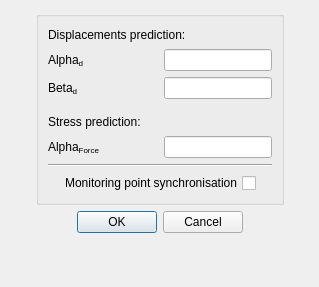
<ui version="4.0" >
 <class>FluidStructureInteractionAdvancedOptionsDialogForm</class>
 <widget class="QDialog" name="FluidStructureInteractionAdvancedOptionsDialogForm" >
  <property name="geometry" >
   <rect>
    <x>0</x>
    <y>0</y>
    <width>319</width>
    <height>287</height>
   </rect>
  </property>
  <property name="windowTitle" >
   <string>Dialog</string>
  </property>
  <layout class="QGridLayout" name="gridLayout_2" >
   <item row="0" column="0" >
    <spacer name="horizontalSpacer_8" >
     <property name="orientation" >
      <enum>Qt::Horizontal</enum>
     </property>
     <property name="sizeHint" stdset="0" >
      <size>
       <width>30</width>
       <height>17</height>
      </size>
     </property>
    </spacer>
   </item>
   <item row="0" column="1" >
    <layout class="QVBoxLayout" name="verticalLayout_2" >
     <item>
      <widget class="QGroupBox" name="groupBox" >
       <property name="title" >
        <string/>
       </property>
       <layout class="QVBoxLayout" name="verticalLayout_4" >
        <item>
         <layout class="QVBoxLayout" name="verticalLayout" >
          <item>
           <layout class="QGridLayout" name="gridLayout_3" >
            <item row="0" column="0" >
             <widget class="QLabel" name="label" >
              <property name="text" >
               <string>Displacements prediction:</string>
              </property>
             </widget>
            </item>
            <item row="0" column="1" >
             <spacer name="horizontalSpacer_4" >
              <property name="orientation" >
               <enum>Qt::Horizontal</enum>
              </property>
              <property name="sizeHint" stdset="0" >
               <size>
                <width>13</width>
                <height>17</height>
               </size>
              </property>
             </spacer>
            </item>
           </layout>
          </item>
          <item>
           <layout class="QGridLayout" name="gridLayout" >
            <item row="0" column="0" >
             <widget class="QLabel" name="label_4" >
              <property name="text" >
               <string>Alpha&lt;sub>d&lt;/sub></string>
              </property>
             </widget>
            </item>
            <item row="0" column="1" >
             <spacer name="horizontalSpacer" >
              <property name="orientation" >
               <enum>Qt::Horizontal</enum>
              </property>
              <property name="sizeHint" stdset="0" >
               <size>
                <width>17</width>
                <height>17</height>
               </size>
              </property>
             </spacer>
            </item>
            <item row="0" column="2" >
             <widget class="QLineEdit" name="lineEditDisplacementAlpha" >
              <property name="toolTip" >
               <string>Code_Saturne key word: AEXXST</string>
              </property>
             </widget>
            </item>
            <item row="1" column="0" >
             <widget class="QLabel" name="label_5" >
              <property name="text" >
               <string>Beta&lt;sub>d&lt;/sub></string>
              </property>
             </widget>
            </item>
            <item row="1" column="1" >
             <spacer name="horizontalSpacer_2" >
              <property name="orientation" >
               <enum>Qt::Horizontal</enum>
              </property>
              <property name="sizeHint" stdset="0" >
               <size>
                <width>17</width>
                <height>17</height>
               </size>
              </property>
             </spacer>
            </item>
            <item row="1" column="2" >
             <widget class="QLineEdit" name="lineEditDisplacementBeta" >
              <property name="toolTip" >
               <string>Code_Saturne key word: BEXXST</string>
              </property>
             </widget>
            </item>
           </layout>
          </item>
         </layout>
        </item>
        <item>
         <spacer name="verticalSpacer" >
          <property name="orientation" >
           <enum>Qt::Vertical</enum>
          </property>
          <property name="sizeHint" stdset="0" >
           <size>
            <width>13</width>
            <height>8</height>
           </size>
          </property>
         </spacer>
        </item>
        <item>
         <layout class="QVBoxLayout" name="verticalLayout_3" >
          <item>
           <layout class="QHBoxLayout" name="horizontalLayout_3" >
            <item>
             <widget class="QLabel" name="label_2" >
              <property name="text" >
               <string>Stress prediction:</string>
              </property>
             </widget>
            </item>
            <item>
             <spacer name="horizontalSpacer_5" >
              <property name="orientation" >
               <enum>Qt::Horizontal</enum>
              </property>
              <property name="sizeHint" stdset="0" >
               <size>
                <width>13</width>
                <height>17</height>
               </size>
              </property>
             </spacer>
            </item>
           </layout>
          </item>
          <item>
           <layout class="QHBoxLayout" name="horizontalLayout_2" >
            <item>
             <widget class="QLabel" name="label_3" >
              <property name="text" >
               <string>Alpha&lt;sub>Force&lt;/sub></string>
              </property>
             </widget>
            </item>
            <item>
             <spacer name="horizontalSpacer_3" >
              <property name="orientation" >
               <enum>Qt::Horizontal</enum>
              </property>
              <property name="sizeHint" stdset="0" >
               <size>
                <width>13</width>
                <height>22</height>
               </size>
              </property>
             </spacer>
            </item>
            <item>
             <widget class="QLineEdit" name="lineEditStressAlpha" >
              <property name="toolTip" >
               <string>Code_Saturne key word: CFOPRE</string>
              </property>
              <property name="text" >
               <string/>
              </property>
             </widget>
            </item>
           </layout>
          </item>
         </layout>
        </item>
        <item>
         <widget class="Line" name="line" >
          <property name="orientation" >
           <enum>Qt::Horizontal</enum>
          </property>
         </widget>
        </item>
        <item>
         <layout class="QHBoxLayout" name="horizontalLayout" >
          <item>
           <spacer name="horizontalSpacer_6" >
            <property name="orientation" >
             <enum>Qt::Horizontal</enum>
            </property>
            <property name="sizeHint" stdset="0" >
             <size>
              <width>13</width>
              <height>20</height>
             </size>
            </property>
           </spacer>
          </item>
          <item>
           <widget class="QCheckBox" name="checkBoxSynchronization" >
            <property name="toolTip" >
             <string>Code_Saturne key word: IHISTR</string>
            </property>
            <property name="layoutDirection" >
             <enum>Qt::RightToLeft</enum>
            </property>
            <property name="text" >
             <string>Monitoring point synchronisation</string>
            </property>
           </widget>
          </item>
          <item>
           <spacer name="horizontalSpacer_7" >
            <property name="orientation" >
             <enum>Qt::Horizontal</enum>
            </property>
            <property name="sizeHint" stdset="0" >
             <size>
              <width>18</width>
              <height>20</height>
             </size>
            </property>
           </spacer>
          </item>
         </layout>
        </item>
       </layout>
      </widget>
     </item>
     <item>
      <widget class="QDialogButtonBox" name="buttonBox" >
       <property name="orientation" >
        <enum>Qt::Horizontal</enum>
       </property>
       <property name="standardButtons" >
        <set>QDialogButtonBox::Cancel|QDialogButtonBox::Ok</set>
       </property>
       <property name="centerButtons" >
        <bool>true</bool>
       </property>
      </widget>
     </item>
    </layout>
   </item>
   <item row="0" column="2" >
    <spacer name="horizontalSpacer_9" >
     <property name="orientation" >
      <enum>Qt::Horizontal</enum>
     </property>
     <property name="sizeHint" stdset="0" >
      <size>
       <width>29</width>
       <height>17</height>
      </size>
     </property>
    </spacer>
   </item>
   <item row="1" column="1" >
    <spacer name="verticalSpacer_2" >
     <property name="orientation" >
      <enum>Qt::Vertical</enum>
     </property>
     <property name="sizeHint" stdset="0" >
      <size>
       <width>17</width>
       <height>0</height>
      </size>
     </property>
    </spacer>
   </item>
  </layout>
 </widget>
 <resources/>
 <connections>
  <connection>
   <sender>buttonBox</sender>
   <signal>accepted()</signal>
   <receiver>FluidStructureInteractionAdvancedOptionsDialogForm</receiver>
   <slot>accept()</slot>
   <hints>
    <hint type="sourcelabel" >
     <x>248</x>
     <y>254</y>
    </hint>
    <hint type="destinationlabel" >
     <x>157</x>
     <y>274</y>
    </hint>
   </hints>
  </connection>
  <connection>
   <sender>buttonBox</sender>
   <signal>rejected()</signal>
   <receiver>FluidStructureInteractionAdvancedOptionsDialogForm</receiver>
   <slot>reject()</slot>
   <hints>
    <hint type="sourcelabel" >
     <x>316</x>
     <y>260</y>
    </hint>
    <hint type="destinationlabel" >
     <x>286</x>
     <y>274</y>
    </hint>
   </hints>
  </connection>
 </connections>
</ui>
